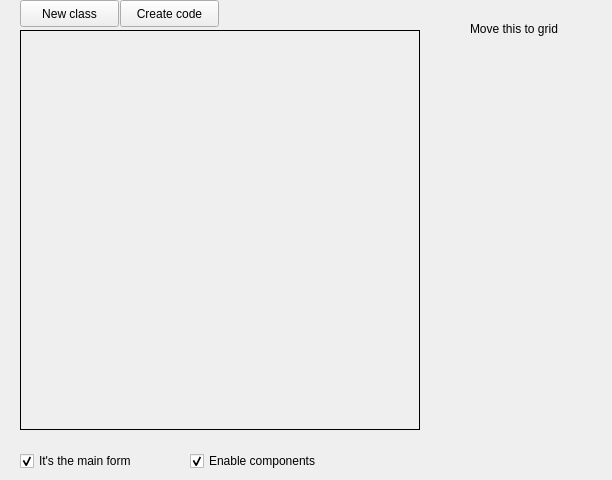
<?xml version="1.0" encoding="UTF-8"?>
<ui version="4.0">
 <class>MainWindow</class>
 <widget class="QMainWindow" name="MainWindow">
  <property name="geometry">
   <rect>
    <x>0</x>
    <y>0</y>
    <width>612</width>
    <height>480</height>
   </rect>
  </property>
  <property name="minimumSize">
   <size>
    <width>612</width>
    <height>480</height>
   </size>
  </property>
  <property name="windowTitle">
   <string>GBLayout</string>
  </property>
  <widget class="QWidget" name="centralWidget">
   <widget class="QLabel" name="label_2">
    <property name="geometry">
     <rect>
      <x>470</x>
      <y>20</y>
      <width>131</width>
      <height>17</height>
     </rect>
    </property>
    <property name="text">
     <string>Move this to grid</string>
    </property>
   </widget>
   <widget class="QLabel" name="label">
    <property name="geometry">
     <rect>
      <x>20</x>
      <y>30</y>
      <width>400</width>
      <height>400</height>
     </rect>
    </property>
    <property name="frameShape">
     <enum>QFrame::Box</enum>
    </property>
    <property name="text">
     <string/>
    </property>
    <property name="pixmap">
     <pixmap resource="res/resurses.qrc">:/new/prefix1/abstr</pixmap>
    </property>
    <property name="scaledContents">
     <bool>true</bool>
    </property>
   </widget>
   <widget class="QPushButton" name="pushButton">
    <property name="geometry">
     <rect>
      <x>20</x>
      <y>0</y>
      <width>99</width>
      <height>27</height>
     </rect>
    </property>
    <property name="text">
     <string>New class</string>
    </property>
   </widget>
   <widget class="QPushButton" name="pushButton_2">
    <property name="geometry">
     <rect>
      <x>120</x>
      <y>0</y>
      <width>99</width>
      <height>27</height>
     </rect>
    </property>
    <property name="text">
     <string>Create code</string>
    </property>
   </widget>
   <widget class="QCheckBox" name="checkBox">
    <property name="geometry">
     <rect>
      <x>20</x>
      <y>450</y>
      <width>161</width>
      <height>22</height>
     </rect>
    </property>
    <property name="text">
     <string>It's the main form</string>
    </property>
    <property name="checked">
     <bool>true</bool>
    </property>
   </widget>
   <widget class="QCheckBox" name="checkBox_2">
    <property name="geometry">
     <rect>
      <x>190</x>
      <y>450</y>
      <width>181</width>
      <height>22</height>
     </rect>
    </property>
    <property name="text">
     <string>Enable components</string>
    </property>
    <property name="checked">
     <bool>true</bool>
    </property>
   </widget>
  </widget>
  <action name="actionNew_form">
   <property name="text">
    <string>New form</string>
   </property>
  </action>
 </widget>
 <layoutdefault spacing="6" margin="11"/>
 <resources>
  <include location="res/resurses.qrc"/>
 </resources>
 <connections/>
</ui>
